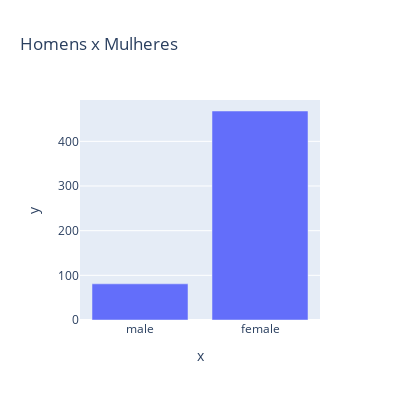

Notebook source saved alongside this figure:
### Code cell
fig = px.bar(x= sexo, y = mortes, title = 'Homens x Mulheres' ,width = 400, height = 400)
fig.show()

### Figure 1 — Plotly figure (JSON) as saved in the notebook; plotly's stock layout.template omitted (floating-point values rounded to 4 significant figures)
{"data": [{"alignmentgroup": "True", "hovertemplate": "x=%{x}<br>y=%{y}<extra></extra>", "legendgroup": "", "marker": {"color": "#636efa", "pattern": {"shape": ""}}, "name": "", "offsetgroup": "", "orientation": "v", "showlegend": false, "textposition": "auto", "type": "bar", "x": ["male", "female"], "xaxis": "x", "y": [81, 468], "yaxis": "y"}], "layout": {"barmode": "relative", "height": 400, "legend": {"tracegroupgap": 0}, "title": {"text": "Homens x Mulheres"}, "width": 400, "xaxis": {"anchor": "y", "domain": [0, 1], "title": {"text": "x"}}, "yaxis": {"anchor": "x", "domain": [0, 1], "title": {"text": "y"}}}}
